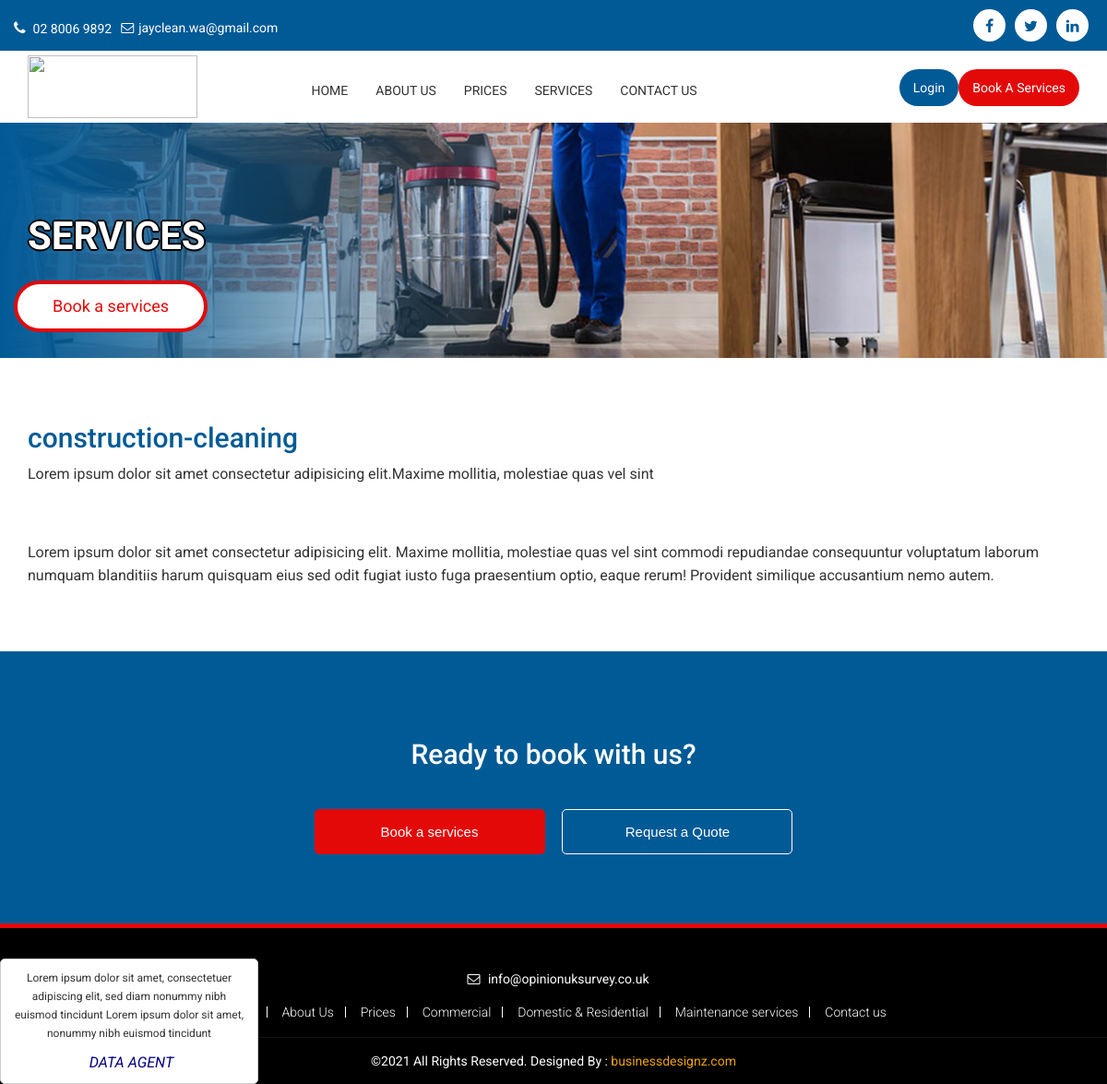
The page /services/construction-cleaning/ on the database its author committed.
### Our_services/models.py (models this page shows, shortened)
class Post(models.Model):
    title = models.CharField(max_length=200, unique=True)
    slug = models.SlugField(max_length=200, unique=True)
    updated_on = models.DateTimeField(auto_now= True)
    header = models.CharField(max_length=200)
    content = models.TextField()
    contaners = models.TextField()
    title_prices = models.IntegerField()
    ul_1 = models.CharField(max_length=200, blank=True)
    ul_2 = models.CharField(max_length=200, blank=True)
    ul_3 = models.CharField(max_length=200, blank=True)
    ul_4 = models.CharField(max_length=200, blank=True)
    ul_5 = models.CharField(max_length=200, blank=True)
    ul_6 = models.CharField(max_length=200, blank=True)
    ul_7 = models.CharField(max_length=200, blank=True)
    ul_8 = models.CharField(max_length=200, blank=True)
    image = models.ImageField(blank=True)
    experienced_staff_1                 =   models.CharField(max_length=200, blank=True)
    experienced_staff_description_1     =   models.TextField (blank=True)
    experienced_s_images                =   models.ImageField(blank=True)
    experienced_staff_2                 =   models.CharField(max_length=200, blank=True)
    experienced_staff_description_2     =   models.TextField(blank=True)
    experiencedimg                 =   models.ImageField(blank=True, null=True)
    experienced_staff_3                 =   models.CharField(max_length=200,blank=True)
    experienced_staff_description_3     =   models.TextField(blank=True)
    experiencedsta_imagessss                =   models.ImageField(blank=True)
    experienced_staff_4                 =   models.CharField(max_length=200,blank=True)
    experienced_staff_description_4     =   models.TextField(max_length=200,blank=True)
    experienced_stafimagess               =   models.ImageField(blank=True)
    created_on = models.DateTimeField(auto_now_add=True)
    status = models.IntegerField(choices=STATUS, default=0)
    class Meta:
        ordering = ['-created_on']

### Our_services/views.py (the view)
# urls.py: path('<slug:slug>/', views.PostDetail.as_view(), name='post_detail'),
class PostDetail(generic.DetailView):
    model = Post
    template_name = 'post_detail.html'

### templates/post_detail.html (shortened to what this page needs)
<!DOCTYPE html>
{% extends 'base.html' %}
{% load static %}
{% block content %}
<section class="slider-inner">
    <ul class="rslides">
     <li><img src="{% static 'images/slider_inner6.jpg' %}" alt="">
         <div class="text_w">
          <div class="container">
            <div class="text_bg">
              <h1>Services</h1>
              <a href="https://www.vitalforce.co.uk/order-our-staff">Book  a services </a> </div>
          </div>
        </div>
      </li>
  </ul>
</section>
<section class="inner_section">
    <section class="service_section">
     <div class="container">
     <div class="row">
     <div class="col-lg-12 col-md-12 col-sm-12 col-xs-12">
	<h2>{% block title %} {{ object.title }} {% endblock title %}</h2>
    <p>{{ post.content }}</p>
    </div>
    <div class="col-lg-6 col-md-6 col-sm-6 col-xs-12">
    </div>
   <div class="col-lg-6 col-md-6 col-sm-6 col-xs-12">
    </div>
     </div>
      <div class="row service_icon">
       <div class="col-lg-12 col-md-12 col-sm-12 col-xs-12">
      <p>{{ post.contaners }}</p>
      </div>
     <div class="col-lg-6 col-md-6 col-sm-6 col-xs-12">
     <div class="row">
      <div class="col-lg-2 col-md-2 col-sm-2 col-xs-12">
     </div>
     <div class="col-lg-8 col-md-8 col-sm-8 col-xs-12">
     </div>
     </div>
    </div>
    <div class="col-lg-6 col-md-6 col-sm-6 col-xs-12">
     <div class="row">
      <div class="col-lg-2 col-md-2 col-sm-2 col-xs-12">
     </div>
     <div class="col-lg-8 col-md-8 col-sm-8 col-xs-12">
     </div>
     </div>
    </div>
    <div class="col-lg-6 col-md-6 col-sm-6 col-xs-12">
     <div class="row">
      <div class="col-lg-2 col-md-2 col-sm-2 col-xs-12">
     </div>
     <div class="col-lg-8 col-md-8 col-sm-8 col-xs-12">
     </div>
     </div>
    </div>
    <div class="col-lg-6 col-md-6 col-sm-6 col-xs-12">
     <div class="row">
      <div class="col-lg-2 col-md-2 col-sm-2 col-xs-12">
     </div>
     <div class="col-lg-8 col-md-8 col-sm-8 col-xs-12">
     </div>
     </div>
    </div>
      </div>
     </div>
    </section>
  <section class="book-section">
  <div class="container">
  <div class="row">
  <div class="col-sm-12 col-xs-12">
  <h2>Ready to book with us?</h2>
  <div class="section-cta-parent">
  <a href="#" rel="nofollow" class="btn filled book-btn" data-book-btn="true" title="Book now"> Book a services </a>
  <a href="#" rel="nofollow" class="btn btn-white" title="Contact us"> Request a Quote </a>
  </div> </div> </div> </div> </section>
  <section class="testimonial_section">
  <div class="testimonial_box">
      <div id="owl-demo" class="owl-carousel">
        <div class="item">
        <p>Lorem ipsum dolor sit amet, consectetuer adipiscing elit, sed diam nonummy nibh euismod tincidunt  Lorem ipsum dolor sit amet,
nonummy nibh euismod tincidunt </p>
          <div class="testimonial-author">DATA AGENT</div>
        </div>
       </div>
      </div>
  </section>
</section>
{% endblock %}

### growclean/static/css/style.css (style rules this page uses)
body { margin: 0; padding: 0; font-family: "Roboto", sans-serif; font-size:16px; }
p { color: #333333; line-height: 20px; font-size: 14px; font-weight: 400; }
img { width:100%; }
.testimonial_section { float: left; width: 280px; position: fixed; left: 0; bottom: 0; z-index: 123; }
.testimonial_box { float:left; width:100%; }
.owl-carousel .item { padding: 10px; margin: 0; float: none; text-align:center; background: #fff; border-radius: 5px; border: 1px solid #ccc; }
.owl-carousel .item p { font-size: 12px; color: #333333; line-height: 20px; }
.testimonial-author { margin-top: 11px; padding-left: 5px; font-style: italic; color: #000080; }
.inner_section { float:left; width:100%; }
.book-section { background-color: #005a96; color: #fff; float: left; width: 100%; text-align: center; padding: 75px 0; }
.book-section .section-cta-parent { margin-top: 43px; }
.book-section .btn.filled { background-color: #e30909; color: #fff; border-color: #e30909; }
.book-section .btn { min-width: 250px; padding: 20px 18px; margin: 0 7.5px; }
.book-section .btn { display: inline-block; border-radius: 5px; border: 1px solid #e00087; background-color: transparent; padding: 14px 18px; color: #e00087; cursor: pointer; -webkit-transition: all .2s ease-in-out; -moz-transition: all .2s ease-in-out; -o-transition: all .2s ease-in-out; transition: all .2s ease-in-out; font: 15px/1.3em ralewaybold,Arial,Helvetica,sans-serif; }
.btn.btn-white, .btn.btn-white.filled:hover { background-color: transparent; color: #fff; border: 1px solid #fff; }
.slider-inner { width: 100%; float: left; position: relative; }
.slider-inner ul { list-style-type: none; margin: 0; padding: 0; }
.slider-inner ul li { width: 100%; float: left; }
.slider-inner ul li img { width: 100%; float: left; }
.slider-inner ul li .text_w { position: absolute; top: 0; width: 100%; height: 100%; background: -moz-linear-gradient(left, rgba(1,90,150,1) 0%, rgba(125,185,232,0.17) 43%, rgba(125,185,232,0) 52%); background: -webkit-linear-gradient(left, rgba(1,90,150,1) 0%,rgba(125,185,232,0.17) 43%,rgba(125,185,232,0) 52%); background: linear-gradient(to right, rgba(1,90,150,1) 0%,rgba(125,185,232,0.17) 43%,rgba(125,185,232,0) 52%); filter: progid:DXImageTransform.Microsoft.gradient( startColorstr='#015a96', endColorstr='#007db9e8',GradientType=1 ); }
.slider-inner ul li .text_bg { width: 100%; float: left; margin-top: 7%; }
.slider-inner ul li .text_bg h1 { font-size: 42px; width: 100%; text-align: left; color: #fff; font-weight: bold; text-transform: uppercase; float: right; text-shadow: 2px 0 0 #000, -2px 0 0 #000, 0 2px 0 #000, 0 -2px 0 #000, 1px 1px #000, -1px -1px 0 #000, 1px -1px 0 #000, -1px 1px 0 #000; }
.slider-inner ul li .text_w a { color: #e30909; font-size: 18px; font-weight: 400; background: #fff; border: 4px solid #e30909; padding: 11px 38px; top: 15px; position: relative; border-radius: 30px; float: left; right: 15px; }
.service_section { margin-top:50px; width:100%; float:left; }
.service_section p { color: #333333; line-height: 25px; font-size: 16px; font-weight: 400; }
.service_section h2 { color:#005a96; }
.service_icon .row { margin-bottom:20px; }

### rows shown on the page
Post: title "construction-cleaning", content "Lorem ipsum dolor sit amet consectetur adipisicing elit.Maxime mollitia, molestiae quas vel sint", contaners "Lorem ipsum dolor sit amet consectetur adipisicing elit. Maxime mollitia, molestiae quas vel sint commodi repudiandae consequuntur voluptatum laborum numquam blanditiis harum quisquam eius sed odit fugiat iusto fuga praesentium optio, eaque rerum! Provident similique accusantium nemo autem."
